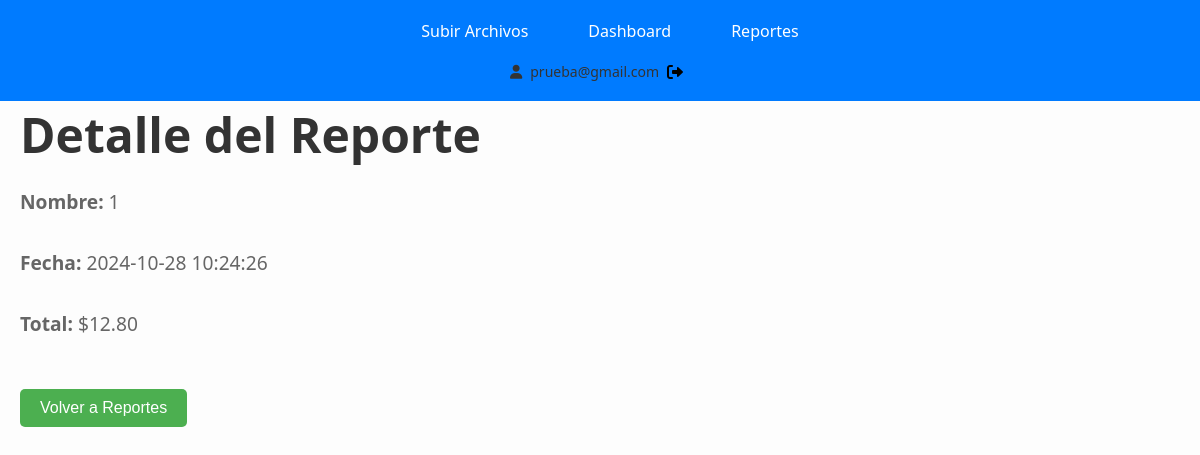
Page /reporte/1 (signed in) on the earlier database version.
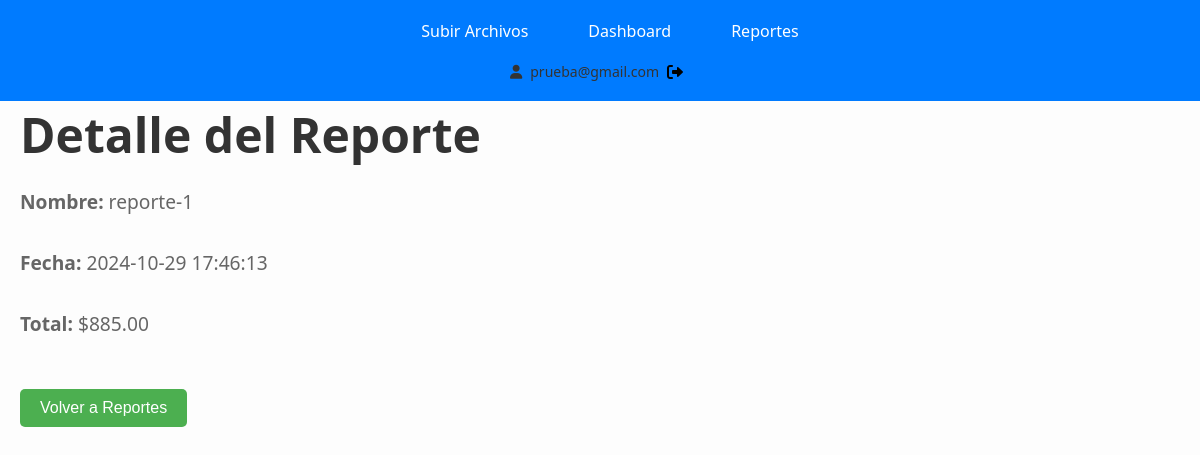
Same page on the later database version.
### tables this page shows
CREATE TABLE reportes (
            id INTEGER PRIMARY KEY AUTOINCREMENT,
            user_id INTEGER NOT NULL,
            nombre TEXT NOT NULL,
            fecha TEXT NOT NULL,
            total REAL NOT NULL,
            FOREIGN KEY (user_id) REFERENCES usuarios (id)
        );

### app.py (the view)
@app.route('/reporte/<int:id>')
def ver_reporte(id):
    if 'user_id' not in session:
        return redirect(url_for('login'))
    conn = get_db_connection()
    reporte = conn.execute('SELECT * FROM reportes WHERE id = ?', (id,)).fetchone()
    conn.close()
    if reporte is None:
        flash("Reporte no encontrado.")
        return redirect(url_for('reportes_anteriores'))
    return render_template('ver_reporte.html', reporte=reporte)

### app.py (called while the page is built)
def get_db_connection():
    conn = sqlite3.connect('app.db')
    conn.row_factory = sqlite3.Row
    return conn

### templates/ver_reporte.html (shortened to what this page needs)
<!DOCTYPE html>
<html lang="es">
<head>
    <link rel="stylesheet" href="/static/styles.css">
    <link rel="stylesheet" href="https://cdnjs.cloudflare.com/ajax/libs/font-awesome/6.0.0-beta3/css/all.min.css">
   <nav class="navbar">
    <ul class="menu">
        <li><a href="/index">Subir Archivos</a></li>
        <li><a href="/dashboard">Dashboard</a></li>
        <li><a href="/reportes.anteriores">Reportes</a></li>
    </ul>
    <div class="user-info">
        <i class="fas fa-user"></i>
        <span>{{ session['user_email'] }}</span>
        <a href="/logout" class="logout-icon">
            <i class="fas fa-sign-out-alt"></i>
        </a>
    </div>
</nav>
</head>
<div class="container">
    <h1>Detalle del Reporte</h1>
    <p><strong>Nombre:</strong> {{ reporte['nombre'] }}</p>
    <p><strong>Fecha:</strong> {{ reporte['fecha'] }}</p>
    <p><strong>Total:</strong> ${{ "%.2f"|format(reporte['total']) }}</p>
    <button onclick="window.location.href='/reportes.anteriores'" class="back-button">Volver a Reportes</button>
</div>
</body>
</html>

Differences in the rows shown:
changed reportes: nombre "1" → "reporte-1"; fecha "2024-10-28 10:24:26" → "2024-10-29 17:46:13"; total "12.80" → "885.00"
